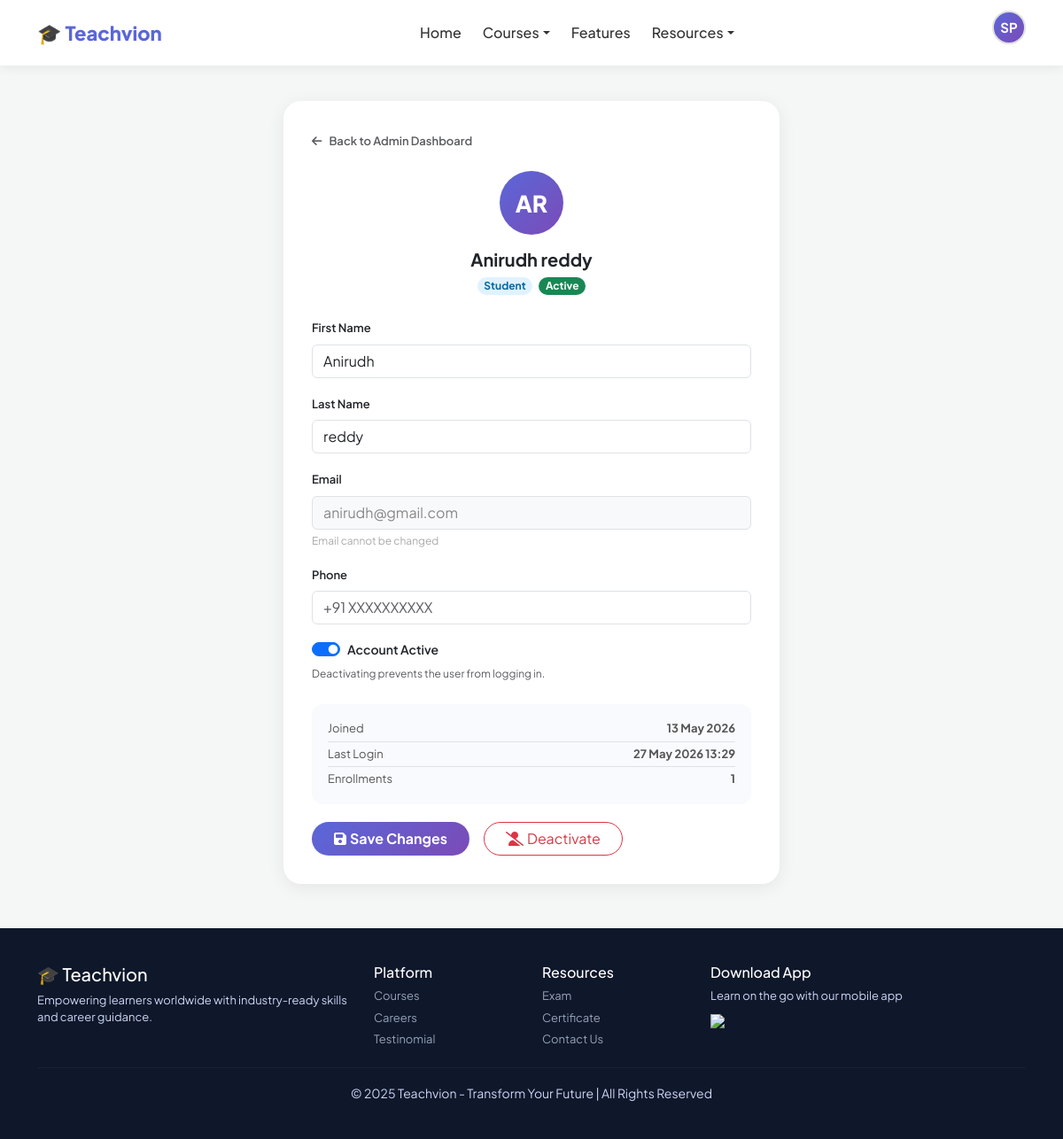
The page /admin-panel/student/2/edit/ (signed in) on the database its author committed.
### accounts/models.py (models this page shows, shortened)
class CustomUser(AbstractUser):
    ROLE_CHOICES = [
        ('student', 'Student'),
        ('trainer', 'Trainer'),
        ('admin', 'Admin'),
    ]
    email = models.EmailField(unique=True)
    role = models.CharField(max_length=10, choices=ROLE_CHOICES, default='student')
    phone = models.CharField(max_length=15, blank=True)
    profile_pic = models.ImageField(upload_to='profiles/', blank=True, null=True)
    bio = models.TextField(blank=True)
    created_at = models.DateTimeField(auto_now_add=True)
    USERNAME_FIELD = 'email'
    REQUIRED_FIELDS = ['username', 'first_name', 'last_name']
    def get_dashboard_url(self):
        urls = {
            'student': '/dashboard/student/',
            'trainer': '/dashboard/trainer/',
            'admin':   '/dashboard/admin/',
        }
        return urls.get(self.role, '/')

### dashboard/views.py (the view)
        def wrapper(request, *args, **kwargs):
            if not request.user.is_authenticated:
                return redirect('login')
            if request.user.role not in roles:
                messages.error(request, "Access denied.")
                return redirect('index')
            return view_func(request, *args, **kwargs)

### dashboard/views.py (called while the page is built, shortened)
def role_required(*roles):
    def decorator(view_func):
        def wrapper(request, *args, **kwargs):
            if not request.user.is_authenticated:
                return redirect('login')
            if request.user.role not in roles:
                messages.error(request, "Access denied.")
                return redirect('index')
            return view_func(request, *args, **kwargs)
        wrapper.__name__ = view_func.__name__
        return wrapper
    return decorator

@login_required
@role_required('admin')
def admin_student_edit_view(request, user_id):
    user_obj = get_object_or_404(CustomUser, id=user_id)
    return render(request, 'edit_user.html', {'user_obj': user_obj})

### dashboard/templates/edit_user.html (shortened to what this page needs)
{% extends 'base.html' %}
{% block content %}
<div class="container">
  <div class="edit-card">
    <a href="{% url 'admin_dashboard' %}" class="d-inline-flex align-items-center gap-2 text-muted mb-4" style="text-decoration:none; font-size:13px; font-weight:600;">
      <i class="fas fa-arrow-left"></i> Back to Admin Dashboard
    </a>
    <div class="text-center mb-4">
      <div class="user-avatar">{{ user_obj.first_name|first|upper }}{{ user_obj.last_name|first|upper }}</div>
      <h5 class="fw-bold mb-1">{{ user_obj.get_full_name }}</h5>
      <span class="badge rounded-pill"
        style="background:{% if user_obj.role == 'student' %}#e0f2fe{% elif user_obj.role == 'trainer' %}#dcfce7{% else %}#fce7f3{% endif %};
               color:{% if user_obj.role == 'student' %}#0369a1{% elif user_obj.role == 'trainer' %}#166534{% else %}#9d174d{% endif %};">
        {{ user_obj.role|capfirst }}
      </span>
      <span class="badge rounded-pill ms-1 {% if user_obj.is_active %}bg-success{% else %}bg-danger{% endif %} text-white">
        {% if user_obj.is_active %}Active{% else %}Inactive{% endif %}
      </span>
    </div>
    <form method="post" action="{% url 'admin_student_edit' user_obj.id %}">
      <div class="mb-3">
        <label class="form-label fw-semibold" style="font-size:13px;">First Name</label>
        <input type="text" name="first_name" class="form-control" value="{{ user_obj.first_name }}" required>
      </div>
      <div class="mb-3">
        <label class="form-label fw-semibold" style="font-size:13px;">Last Name</label>
        <input type="text" name="last_name" class="form-control" value="{{ user_obj.last_name }}" required>
      </div>
      <div class="mb-3">
        <label class="form-label fw-semibold" style="font-size:13px;">Email</label>
        <input type="email" class="form-control" value="{{ user_obj.email }}" disabled style="background:#f8f9fa; color:#888;">
        <div style="font-size:12px; color:#aaa; margin-top:4px;">Email cannot be changed</div>
      </div>
      <div class="mb-3">
        <label class="form-label fw-semibold" style="font-size:13px;">Phone</label>
        <input type="text" name="phone" class="form-control" value="{{ user_obj.phone }}" placeholder="+91 XXXXXXXXXX">
      </div>
      <div class="mb-4">
        <div class="form-check form-switch">
          <input class="form-check-input" type="checkbox" name="is_active" id="isActive" {% if user_obj.is_active %}checked{% endif %}>
          <label class="form-check-label fw-semibold" for="isActive" style="font-size:14px;">Account Active</label>
        </div>
        <small class="text-muted" style="font-size:12px;">Deactivating prevents the user from logging in.</small>
      </div>
      <div style="background:#f8fafd; border-radius:12px; padding:14px 18px; margin-bottom:20px; font-size:13px; color:#555;">
        <div class="d-flex justify-content-between py-1 border-bottom">
          <span>Joined</span><strong>{{ user_obj.date_joined|date:"d M Y" }}</strong>
        </div>
        <div class="d-flex justify-content-between py-1 border-bottom">
          <span>Last Login</span><strong>{{ user_obj.last_login|date:"d M Y H:i"|default:"Never" }}</strong>
        </div>
        {% if user_obj.role == 'student' %}
        <div class="d-flex justify-content-between py-1">
          <span>Enrollments</span><strong>{{ user_obj.enrollments.count }}</strong>
        </div>
        {% elif user_obj.role == 'trainer' %}
        <div class="d-flex justify-content-between py-1">
          <span>Courses</span><strong>{{ user_obj.courses_taught.count }}</strong>
        </div>
        {% endif %}
      </div>
      <div class="d-flex gap-3">
        <button type="submit" class="btn rounded-pill fw-bold px-4" style="background:linear-gradient(135deg,#5a67d8,#7b4bb7);color:white;">
          <i class="fas fa-save me-1"></i>Save Changes
        </button>
        <a href="{% url 'admin_user_delete' user_obj.id %}" class="btn btn-outline-danger rounded-pill px-4"
          onclick="return confirm('Deactivate {{ user_obj.get_full_name }}? They will not be able to login.')">
          <i class="fas fa-user-slash me-1"></i>Deactivate
        </a>
      </div>
    </form>
  </div>
</div>
{% endblock %}

### courses/templates/base.html (shortened to what this page needs)
{% load static %}
<!DOCTYPE html>
<html lang="en">
<head>
  <link rel="stylesheet" href="{% static 'css/style.css' %}">
  <link href="https://cdn.jsdelivr.net/npm/bootstrap@5.3.0/dist/css/bootstrap.min.css" rel="stylesheet">
  <link rel="stylesheet" href="https://cdnjs.cloudflare.com/ajax/libs/font-awesome/6.4.0/css/all.min.css">
</head>
<body>
<nav class="navbar navbar-expand-lg">
  <div class="container">
    <a class="logo" href="{% url 'index' %}">🎓 Teachvion</a>
    <div class="collapse navbar-collapse justify-content-center" id="navbarMain">
      <ul class="navbar-nav">
        <li class="nav-item"><a class="nav-link" href="{% url 'index' %}">Home</a></li>
        <li class="nav-item dropdown">
          <a class="nav-link dropdown-toggle" href="#" data-bs-toggle="dropdown">Courses</a>
        </li>
        <li class="nav-item"><a class="nav-link" href="#Features">Features</a></li>
        <li class="nav-item dropdown">
          <a class="nav-link dropdown-toggle" href="#" data-bs-toggle="dropdown">Resources</a>
        </li>
      </ul>
    </div>
    <div class="d-flex align-items-center gap-2">
      {% if user.is_authenticated %}
        <div class="dropdown profile-dropdown">
          <div class="profile-avatar dropdown-toggle" data-bs-toggle="dropdown">
            {% if user.profile_pic %}
              <img src="{{ user.profile_pic.url }}" alt="Profile">
            {% else %}
              {{ user.first_name|first|upper }}{{ user.last_name|first|upper }}
            {% endif %}
          </div>
        </div>
      {% else %}
        <a href="{% url 'login' %}" class="btn btn-login">Log in</a>
        <a href="{% url 'register' %}" class="btn btn-signup">Sign up</a>
      {% endif %}
    </div>
  </div>
</nav>
{% block content %}{% endblock %}
<footer class="footer">
  <div class="container">
    <div class="row">
      <div class="col-md-4">
        <h5>🎓 Teachvion</h5>
        <p>Empowering learners worldwide with industry-ready skills and career guidance.</p>
      </div>
      <div class="col-md-2">
        <h6>Platform</h6>
        <p><a href="{% url 'index' %}#courses">Courses</a></p>
        <p><a href="{% url 'index' %}#jobs">Careers</a></p>
        <p><a href="{% url 'index' %}#testinomial">Testinomial</a></p>
      </div>
      <div class="col-md-2">
        <h6>Resources</h6>
        <p><a href="{% url 'exam' %}">Exam</a></p>
        <p><a href="{% url 'certificate' %}">Certificate</a></p>
        <p><a href="#contact">Contact Us</a></p>
      </div>
      <div class="col-md-4">
        <h6>Download App</h6>
        <p>Learn on the go with our mobile app</p>
        <img src="https://upload.wikimedia.org/wikipedia/commons/7/78/Google_Play_Store_badge_EN.svg" width="130">
      </div>
    </div>
    <hr>
    <div class="text-center">
      <small>© 2025 Teachvion - Transform Your Future | All Rights Reserved</small>
    </div>
  </div>
</footer>
</body>
</html>

### static/css/style.css (style rules this page uses)
:root { --primary: #5a67d8; --primary-dark: #4c56c0; --accent: #7b4bb7; --success: #2d6a4f; --bg: #f4f7f6; --text: #1a1a2e; }
* { font-family: 'Plus Jakarta Sans', 'Segoe UI', sans-serif; box-sizing: border-box; }
body { background: var(--bg); margin: 0; color: var(--text); }
.navbar { background: white; padding: 12px 0; box-shadow: 0 2px 12px rgba(0, 0, 0, 0.07); position: sticky; top: 0; z-index: 1000; }
.logo { font-size: 22px; font-weight: 800; color: var(--primary); text-decoration: none; }
.nav-link { color: #333 !important; font-weight: 500; margin: 0 4px; transition: color 0.2s; }
.footer { background: #0f172a; color: #cbd5f5; padding: 40px 0; margin-top: 50px; }
.footer h5, .footer h6 { color: white; }
.footer p { font-size: 13px; margin: 5px 0; }
.footer a { color: #94a3b8; text-decoration: none; font-size: 13px; }
.footer hr { border-color: #334155; }
.form-control { border-radius: 10px; padding: 11px 14px; border: 1.5px solid #e0e0e0; font-size: 14px; transition: 0.2s; width: 100%; }
.profile-avatar { width: 38px; height: 38px; border-radius: 50%; background: linear-gradient(135deg, var(--primary), var(--accent)); color: white; font-weight: 700; font-size: 15px; display: flex; align-items: center; justify-content: center; cursor: pointer; border: 2px solid #e0e0e0; }
body { background: url('https://images.unsplash.com/photo-1600585154731-9d8e469e2b01?ixlib=rb-4.0.3&auto=format&fit=crop&w=1350&q=80') no-repeat center center fixed; background-size: cover; }
.form-control { border-radius: 10px; padding: 12px 15px; border: 1.5px solid #e0e0e0; }
body { background: #f4f7f6; }
.profile-avatar { width: 90px; height: 90px; border-radius: 50%; background: linear-gradient(135deg,#1a5f7a,#2d6a4f); color: white; font-size: 32px; font-weight: 800; display: flex; align-items: center; justify-content: center; margin: 0 auto 12px; position: relative; }
.edit-card { background: white; border-radius: 20px; padding: 32px; box-shadow: 0 4px 20px rgba(0,0,0,.07); max-width: 560px; margin: 40px auto; }
.user-avatar { width: 72px; height: 72px; border-radius: 50%; background: linear-gradient(135deg,#5a67d8,#7b4bb7); color: white; font-size: 26px; font-weight: 800; display: flex; align-items: center; justify-content: center; margin: 0 auto 16px; }
.form-control { border-radius: 10px; padding: 11px 14px; border: 1.5px solid #e0e0e0; font-size: 14px; }
body { background: #f4f7fc; }

### courses/templates/base.html (style rules this page uses)
:root { --primary: #5a67d8; --primary-dark: #4c56c0; --accent: #7b4bb7; --success: #2d6a4f; --bg: #f4f7f6; }
* { font-family: 'Plus Jakarta Sans', sans-serif; }
body { background: var(--bg); margin: 0; }
.navbar { background: white; padding: 12px 0; box-shadow: 0 2px 12px rgba(0,0,0,0.07); position: sticky; top: 0; z-index: 1000; }
.logo { font-size: 22px; font-weight: 800; color: var(--primary); text-decoration: none; }
.nav-link { color: #333 !important; font-weight: 500; margin: 0 4px; }
.profile-dropdown .dropdown-toggle::after { display: none; }
.profile-avatar { width: 38px; height: 38px; border-radius: 50%; background: linear-gradient(135deg, var(--primary), var(--accent)); color: white; font-weight: 700; font-size: 15px; display: flex; align-items: center; justify-content: center; cursor: pointer; border: 2px solid #e0e0e0; }
.footer { background: #0f172a; color: #cbd5f5; padding: 40px 0; margin-top: 50px; }
.footer h5, .footer h6 { color: white; }
.footer p, .footer a { font-size: 13px; margin: 5px 0; }
.footer a { color: #94a3b8; text-decoration: none; }
.footer hr { border-color: #334155; }

### rows shown on the page
CustomUser: first_name|first "S", last_name|first "P"
CustomUser: first_name|first "A", last_name|first "R", get_full_name "Anirudh reddy", role "Student", first_name "Anirudh", last_name "reddy", email "anirudh@gmail.com", is_active "☑", date_joined "13 May 2026", last_login "27 May 2026 13:29", enrollments.count "1"
